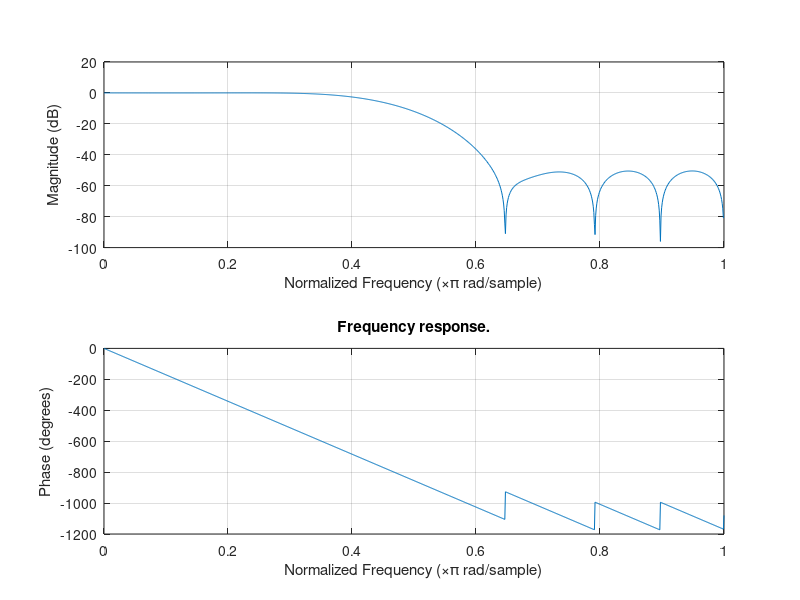

The MATLAB source for this figure: (Note: this script raises an error after producing the figure.)
%Downsample z-stack with an integer factor. The input is band-passed with a
%bandpass-filter
clc;
close all;
clear all;
Mz = 2; %Downsampling factor in z
L = 19; %Filter length
h = fir1(L,1/Mz*0.9);
freqz(h,1,1024);
title('Frequency response.');
%Dimension of each image
curfolder = 'H:\checkpoint7_zee_high_na\';
outdir = 'H:\checkpoint7_zee_high_na_ds\';
ff=0;
tt=0;
chh=1;
ii=0;
cc=0;
rr=0;
zz = 1:4812;
mm=0:3;
fname =@(odir,f,t,i,ch,c,r,z,m) sprintf('%s\\f%d_t%d_i%d_ch%d_c%d_r%d_z%d_m%d.tif',odir,f,t,i,ch,c,r,z,m);
%Get dimension of the first image
tempim = imread(fname(curfolder,ff(1),tt(1),ii(1),chh(1),cc(1),rr(1),zz(1),mm(1)));
nrows = size(tempim,1);
ncols = size(tempim,2);

%Polyphase filtering on the input
h_L = length(h(:));
h_L1 = ceil(h_L/Mz)*Mz;
%Zeropad the data with 0 to make the filter polyphase
h_poly = [h(:);zeros(h_L1-h_L,1)];
%Select polyphase filter
h_poly_length = h_L1/Mz; %Length of each polyphase filter


%Before moving, make sure the length of zz is a multiple of Mz
zz = zz(1:floor(length(zz)/Mz)*Mz);
datalength = length(zz);
%Now, go downsampling the data
parfor m=mm
    for f=ff
        for t=tt
            for i=ii
                for ch=chh
                    for c=cc
                        for r=rr
                            input_buffer = zeros(nrows,ncols,size(h_poly,1));%Buffer the input
                            outputidx = 1;
                            for sampleidx = 1:Mz:datalength
                                disp(['Processing at: ' num2str(outputidx) '/' num2str(datalength/Mz) ' frameidx: ' num2str(m)]);
                                lastidx = sampleidx;
                                firstidx = lastidx - Mz +1;
                                if (lastidx ==1)
                                    curim = cast(imread(fname(curfolder,f,t,i,ch,c,r,zz(lastidx),m)),'single');
                                    input_buffer(:,:,1) = curim;
                                else
                                    input_buffer = circshift(input_buffer,Mz,3);
                                    %Read M images and save in the reverse
                                    %order
                                    for idx2 = 1:Mz
                                            curim = cast(imread(fname(curfolder,f,t,i,ch,c,r,zz(lastidx-(idx2-1)),m)),'single');
                                            input_buffer(:,:,idx2)=curim;
                                    end
                                end
                                outputim = cast(sum(input_buffer.*repmat(reshape(h_poly,[1 1 length(h_poly(:))]),...
                                                [size(input_buffer,1),size(input_buffer,2),1]),3),'uint16');
                                %Be very careful when saving the data...We
                                %don't want to save anything that relates
                                %to the boundary...Modify the input buffer
                                %to do replication if you really need to
                                %use the first few frames.
                                if ((sampleidx>=(h_L1))&(sampleidx<(datalength-h_L1)))
                                    outname = fname(outdir,f,t,i,ch,c,r,outputidx,m);
                                    writeTIFF(outputim,outname,'uint16');
                                end
                                outputidx = outputidx+1;
                            end
                        end
                    end
                end
            end
        end
    end
end


